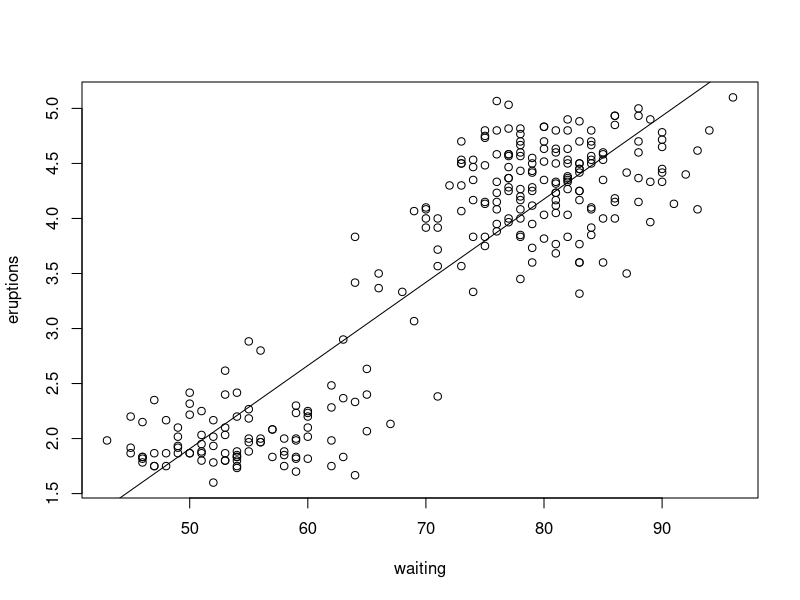
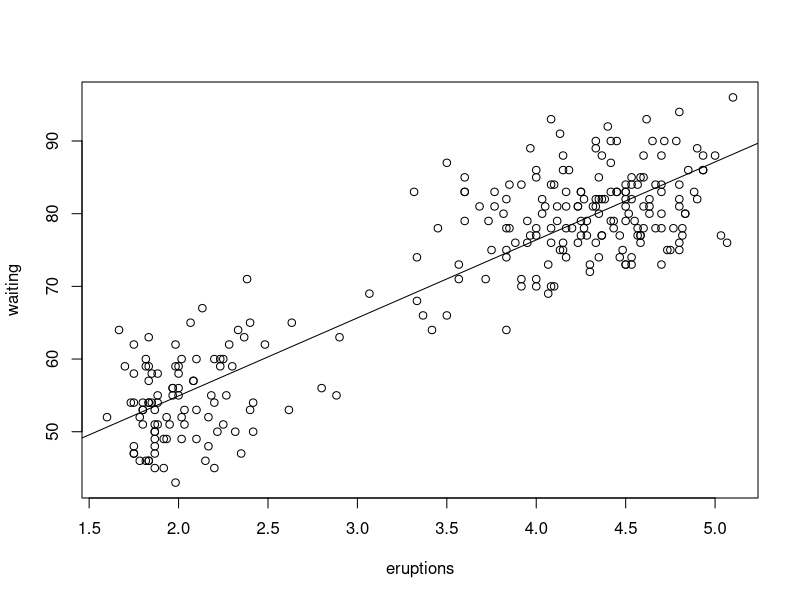
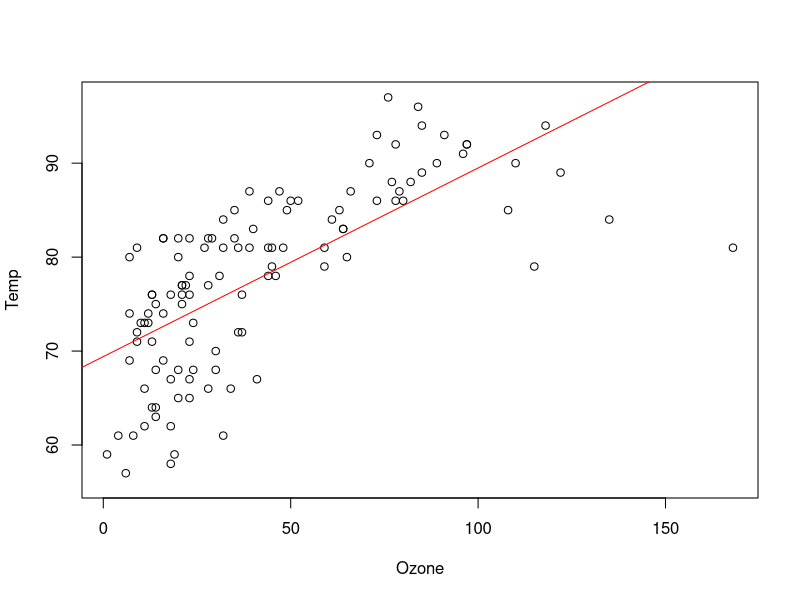
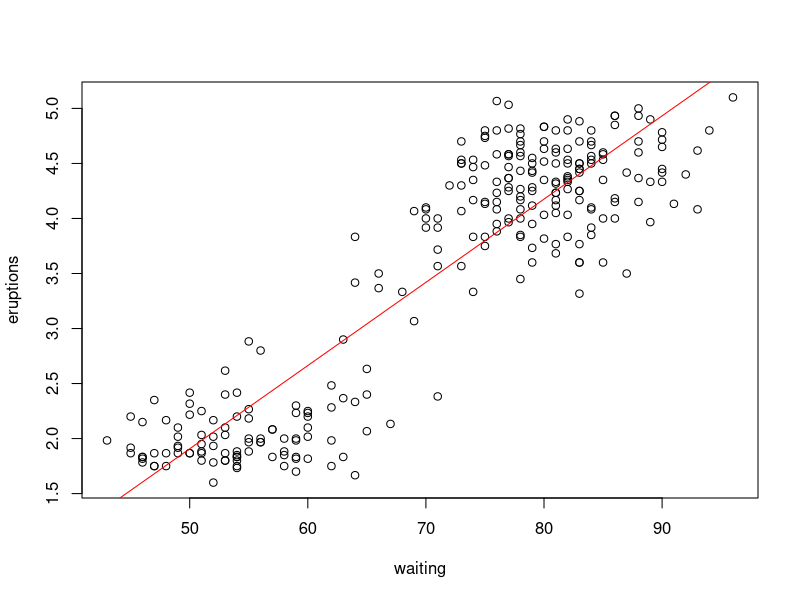

Write R code to recreate these figures, in order.
#Ho Hsieh_NRE538_wk7_lab

#Exercise 1####
data("faithful")
head(faithful)
cor(faithful[,c("eruptions", "waiting")]) #0.9008112
#the results suggest that when waiting time change one unit, there is a 90.08112% probability that the eruption would change one unit
lm_e=lm(eruptions~waiting, data = faithful)
lm_w=lm(waiting~eruptions, data = faithful)
plot(eruptions~waiting, data = faithful)
abline(lm_e)
plot(waiting~eruptions, data = faithful)
abline(lm_w)


#Exercise 2####
#1
data("airquality")
head(airquality)
lm_o=lm(Temp~Ozone, data = airquality)
summary(lm_o) #Multiple R-squared:  0.4877;  p-value: < 2.2e-16
plot(Temp~Ozone, data = airquality)
abline(lm_o, col="red")
#the result suggests that the higher the Ozone is, the higher the temperature would be.

#2
head(faithful)
lm_e=lm(eruptions~waiting, data = faithful)
summary(lm_e) #R^2=0.8115  p-value: < 2.2e-16
plot(eruptions~waiting, data = faithful)
abline(lm_e, col = "red")
# the results suggest that the longer you wait the longer eruption time you would see


#Exercise 3####
lm_o=lm(Temp~Ozone, data = airquality)
summary(lm_o) 
#Residual standard error: 6.819 on 114 degrees of freedom
str(summary(lm_o)$df[2])
res_o=residuals(lm_o)
RSS_o = sum(res_o^2)
RSE_o = sqrt(RSS_o/summary(lm_o)$df[2]) #6.818914
MSE_o = RSS_o/(summary(lm_o)$df[2]) #46.49759
RSE_o
MSE_o
